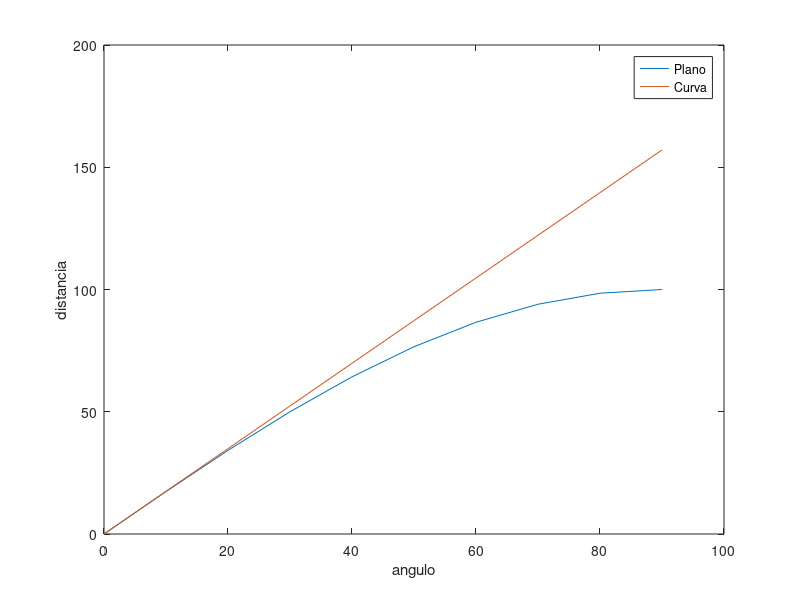
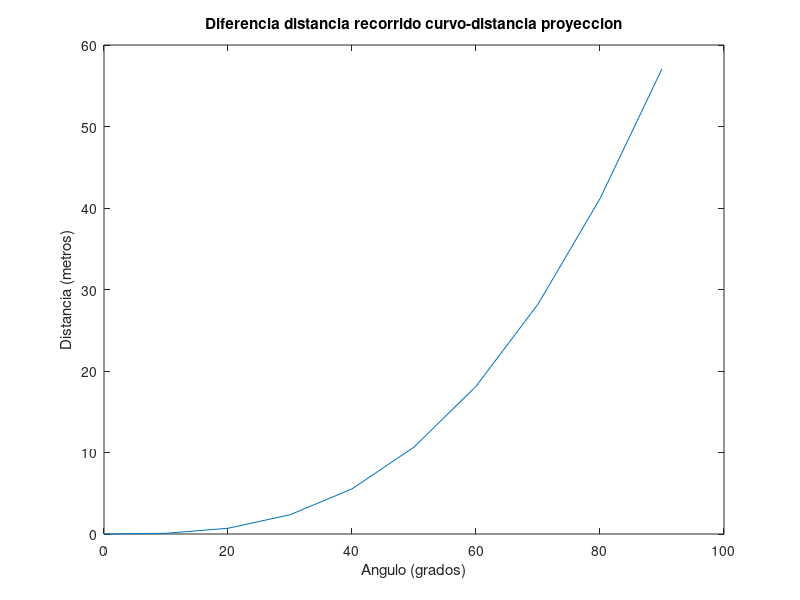

Here is the MATLAB script that generated these plots, in order:
close all
clear all
angulo=0:10:90; % en grados
radio=100; % en cm y representa la altura del centro de masa
displaz=radio*sin(angulo*pi/180); % desplazamiento en el plano , proyeccion
displazR=2*pi*radio*angulo/360; % desplazamiento sobre la curva 
dif=displazR-displaz; % diferencia, que aumenta a medida que aumenta el angulo
plot(angulo,displaz),hold on,plot(angulo,displazR)
xlabel('angulo'), ylabel('distancia')
legend('Plano', 'Curva')
figure, plot(angulo,dif)
title('Diferencia distancia recorrido curvo-distancia proyeccion'), xlabel('Angulo (grados)'), ylabel('Distancia (metros)')
